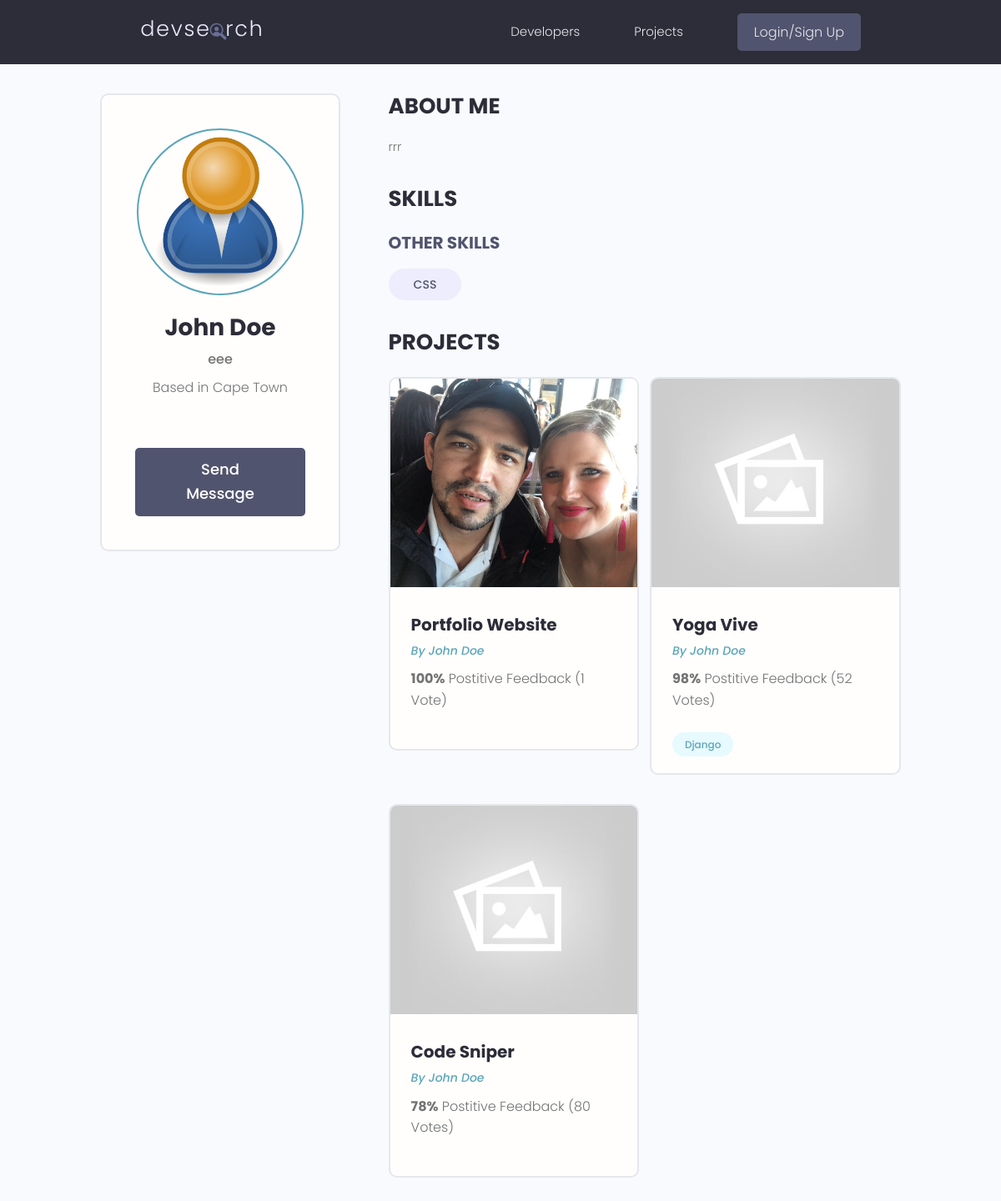
/profile/4a0a6bac-f9d4-4fc7-831f-b338cafebb76/, run on the app's committed database.
### users/models.py (models this page shows, shortened)
class Profile(models.Model):
    id              = models.UUIDField(default=uuid.uuid4, unique=True, primary_key=True, editable=False)
    user            = models.OneToOneField(User, on_delete=models.CASCADE, null=True, blank=True)
    name            = models.CharField(max_length=200, blank=True, null=True)
    username        = models.CharField(max_length=200, blank=True, null=True)
    location        = models.CharField(max_length=200, blank=True, null=True)
    email           = models.EmailField(max_length=500, blank=True, null=True)
    short_intro     = models.CharField(max_length=200, blank=True, null=True)
    bio             = models.TextField(blank=True, null=True)
    profile_image   = models.ImageField(blank=True, null=True, upload_to='profiles/', default='profiles/user-default.png')
    social_github   = models.URLField(max_length=200, blank=True, null=True)
    social_twitter  = models.URLField(max_length=200, blank=True, null=True)
    social_linkedin = models.URLField(max_length=200, blank=True, null=True)
    social_youtube  = models.URLField(max_length=200, blank=True, null=True)
    date_created    = models.DateTimeField(auto_now_add=True)

class Skill(models.Model):
    id           = models.UUIDField(default=uuid.uuid4, unique=True, primary_key=True, editable=False)
    owner        = models.ForeignKey(Profile, on_delete=models.CASCADE, null=True, blank=True)
    name         = models.CharField(max_length=200, blank=True, null=True)
    description  = models.TextField(blank=True, null=True)
    date_created = models.DateTimeField(auto_now_add=True)

### projects/models.py (models this page shows, shortened)
class Project(models.Model):
    id             = models.UUIDField(default=uuid.uuid4, unique=True, primary_key=True, editable=False)
    owner          = models.ForeignKey(Profile, null=True, blank=True, on_delete=models.CASCADE)
    title          = models.CharField(max_length=200)
    description    = models.TextField(null=True, blank=True)
    featured_image = models.ImageField(null=True, blank=True, default="default.jpg")
    demo_link      = models.CharField(max_length=2000, null=True, blank=True)
    source_link    = models.CharField(max_length=2000, null=True, blank=True)
    tags           = models.ManyToManyField('Tag', blank=True)
    vote_total     = models.IntegerField(default=0, null=True, blank=True)
    vote_ratio     = models.IntegerField(default=0, null=True, blank=True)
    date_created   = models.DateTimeField(auto_now_add=True)
    class Meta:
        ordering = ['-vote_ratio', '-vote_total', 'title']

class Tag(models.Model):
    id           = models.UUIDField(default=uuid.uuid4, unique=True, primary_key=True, editable=False)
    name         = models.CharField(max_length=200)
    date_created = models.DateTimeField(auto_now_add=True)
    def __str__(self):
        return self.name

### users/views.py (the view)
# urls.py: path('profile/<str:pk>/',        views.userProfile,     name="user-profile"),
def userProfile(request, pk):
    user         = Profile.objects.get(id=pk)
    top_skills   = user.skill_set.exclude(description__exact="")
    other_skills = user.skill_set.filter(description__exact="")
    context = {
        'user'        : user,
        'top_skills'  : top_skills,
        'other_skills': other_skills,
    }
    return render(request, 'users/user-profile.html', context)

### users/templates/users/user-profile.html (shortened to what this page needs)
{% extends 'main.html' %} {% block content %}
<main class="profile my-md">
  <div class="container">
    <div class="layout">
      <div class="column column--1of3">
        <div class="card text-center">
          <div class="card__body dev">
            <img class="avatar avatar--xl" src="{{ user.profile_image.url }}" />
            <h2 class="dev__name">{{ user.name }}</h2>
            <p class="dev__title">{{ user.short_intro }}</p>
            <p class="dev__location">Based in {{ user.location }}</p>
            {% if request.user.profile.id != user.id %}
            <a href="{% url 'create-message' user.id %}" class="btn btn--sub btn--lg">Send Message </a>
            {% endif %}
          </div>
        </div>
      </div>
      <div class="column column--2of3">
        <div class="devInfo">
          <h3 class="devInfo__title">About Me</h3>
          <p class="devInfo__about">{{ user.bio }}</p>
        </div>
        <div class="devInfo">
          <h3 class="devInfo__title">Skills</h3>
          <div class="devInfo__skills">
            <h3 class="devInfo__subtitle">Other Skills</h3>
            <div class="devInfo__otherSkills">
                {% for skill in other_skills%}
              <span class="tag tag--pill tag--sub tag--lg">
                <small>{{ skill.name }}</small>
              </span>
              {% endfor %}
            </div>
          </div>
        </div>
        <div class="devInfo">
          <h3 class="devInfo__title">Projects</h3>
          <div class="grid grid--two">
            {% for project in user.project_set.all %}
            <div class="column">
              <div class="card project">
                <a href="{% url 'project' project.id %}" class="project">
                  <img class="project__thumbnail" src="{{ project.featured_image.url }}" alt="project thumbnail" />
                  <div class="card__body">
                    <h3 class="project__title">{{ project.title }}</h3>
                    <p>
                      <a class="project__author" href="profile.html">By {{ project.owner.name }}</a>
                    </p>
                    <p class="project--rating">
                      <span style="font-weight: bold">{{ project.vote_ratio }}%</span> Postitive Feedback ({{ project.vote_total }} Vote{{ project.vote_total|pluralize:"s" }})
                    </p>
                    <div class="project__tags">
                      {% for tag in project.tags.all %}
                        <span class="tag tag--pill tag--main">
                            <small>{{ tag }}</small>
                        </span>
                      {% endfor %}
                    </div>
                  </div>
                </a>
              </div>
            </div>
            {% endfor %}
        </div>
          </div>
        </div>
      </div>
    </div>
</main>
{% endblock content %}

### templates/main.html (shortened to what this page needs)
<!DOCTYPE html>
{% load static %}
<html>
    <head>
        <link rel="stylesheet" href="https://cdn.iconmonstr.com/1.3.0/css/iconmonstr-iconic-font.min.css" />
        <link rel="stylesheet" href="{% static 'uikit/styles/uikit.css' %}" />
        <link rel="stylesheet" href="{% static 'styles/app.css' %}" />
    </head>
    <body>
        {% include 'navbar.html' %}
        {% block content %}
        {% endblock content %}
    </body>
</html>

### templates/navbar.html (shortened to what this page needs)
{% load static %}
 <header class="header">
    <div class="container container--narrow">
      <a href="{% url 'profiles' %}" class="header__logo">
        <img src="{% static 'images/logo.svg' %}" alt="DevSearch Logo" />
      </a>
      <nav class="header__nav">
        <ul class="header__menu">
          <li class="header__menuItem"><a href="{% url 'profiles' %}">Developers</a></li>
          <li class="header__menuItem"><a href="{% url 'projects' %}">Projects</a></li>
          {% if request.user.is_authenticated %}
          <li class="header__menuItem"><a href="{% url 'inbox' %}">Inbox</a></li>
          <li class="header__menuItem"><a href="{% url 'account' %}">Account</a></li>
          <li class="header__menuItem"><a href="{% url 'logout' %}" class="btn btn--sub">Logout</a></li>
          {% else %}
          <li class="header__menuItem"><a href="{% url 'login' %}" class="btn btn--sub">Login/Sign Up</a></li>
          {% endif %}
        </ul>
      </nav>
    </div>
  </header>

### static/styles/app.css (style rules this page uses)
:root { --color-sub: #2d2d39; }
.btn--sub { background-color: var(--color-sub-light); }
.card { border: 2px solid var(--color-light); }
img { width: 100%; }
.header { position: sticky; z-index: 111; background-color: var(--color-sub); padding: 1.5rem 0; }
.header > .container { display: flex; justify-content: space-between; align-items: center; }
.header__logo > img { height: 3.8rem; }
.header__nav > ul { display: inline-flex; align-items: center; list-style: none; gap: 6.5rem; }
.header__menuItem > a { color: var(--color-light); font-weight: 300; }
.profile .card > .dev { padding: 4rem; }
.dev__name { color: var(--color-sub); font-size: 2.8rem; font-weight: 700; margin-top: 1rem; margin-bottom: 0.5rem; }
.dev__title { font-size: 1.6rem; font-weight: 500; line-height: 1.3; }
.dev__location { margin-top: 1rem; }
.devInfo { margin-bottom: 3rem; }
.devInfo__title, .devInfo__subtitle { font-size: 2.6rem; color: var(--color-sub); text-transform: uppercase; font-weight: 700; margin-bottom: 1.5rem; }
.devInfo__subtitle { font-size: 2rem; color: var(--color-sub-light); }
.devInfo__about, .devSkill__info { font-size: 1.45rem; line-height: 1.7; text-align: justify; }
.project__author { font-size: 1.4rem; font-style: italic; }
.project--rating { margin-bottom: 1.6em; margin-top: .5em; }
.project__thumbnail { height: 25rem; object-fit: cover; object-position: top center; }
.project__title { font-size: 2rem; font-weight: 700; color: var(--color-sub); }

### static/uikit/styles/modules/_variables.css (style rules this page uses)
:root { --color-main: #5aa5b9; --color-main-light: #e6faff; --color-sub: #3f4156; --color-sub-light: #51546e; --color-sub-lighter: #ededfd; --color-text: #737373; --color-gray: #8b8b8b; --color-light: #e5e7eb; --color-light-gray: #767676; --color-bg: #f8fafd; --color-white: #fffefd; --color-white-light: #f3f3f3; --color-success: #359e64; --color-success-bg: #def8e8; --color-error: #fc4b0b; --color-error-bg: #fff2ee; --font-base: 'Poppins', arial, helvetica, 'Segoe UI', roboto, ubuntu, sans-serif; --font-monospace: 'Fira Code', 'Courier New', courier, monospace; --font-regular: 300; --font-medium: 500; --font-bold: 700; --generic-shadow: 1px 1px 5px #00000010; --generic-transition: all 0.3s ease-in-out; }

### static/uikit/styles/modules/_base.css (style rules this page uses)
* { margin: 0; padding: 0; box-sizing: border-box; text-rendering: optimizeLegibility; color: inherit; font-size: inherit; }
html { font-size: 50%; }
@media only screen and (min-width: 480px) { html { font-size: 56.25%; } }
@media only screen and (min-width: 1200px) { html { font-size: 62.5%; } }
body { line-height: 1.6; font-weight: 400; font-size: 1.5rem; color: var(--color-text); background-color: var(--color-bg); min-height: 100vh; }

### static/uikit/styles/modules/_typography.css (style rules this page uses)
* { font-family: var(--font-base); }
h2 { font-size: 3.6rem; font-weight: var(--font-bold); }
h3 { font-size: 3.2rem; font-weight: var(--font-medium); }
p, span, strong { font-size: 1.6rem; color: var(--color-text); font-weight: var(--font-regular); }
a { padding-bottom: 2px; text-decoration: none; display: inline-block; color: var(--color-main); font-weight: var(--font-medium); }

### static/uikit/styles/modules/_utilities.css (style rules this page uses)
.container { width: 92%; max-width: 165rem; margin: 0 auto; box-sizing: border-box; }
.container--narrow { width: 92%; max-width: 120rem; }
@media screen and (min-width: 1000px) { .container { width: 90%; } }
@media screen and (min-width: 1000px) { .container--narrow { width: 85%; } }
@media screen and (min-width: 1200px) { .container { width: 80%; } }
@media screen and (min-width: 1200px) { .container--narrow { width: 72%; } }
.text-center { text-align: center; }
.my-md { margin: 3rem auto; }

### static/uikit/styles/modules/_avatar.css (style rules this page uses)
.avatar { border-radius: 50%; border: 2px solid var(--color-main); object-fit: cover; }
.avatar--xl { height: 20rem; width: 20rem; }

### static/uikit/styles/modules/_button.css (style rules this page uses)
.btn { display: inline-block; position: relative; cursor: pointer; background-color: var(--color-light); font-weight: var(--font-medium); color: var(--color-sub); text-decoration: none; padding: 1rem 2rem; border-radius: 0.5rem; border: none; width: -webkit-fit-content; width: -moz-fit-content; width: fit-content; height: -webkit-fit-content; height: -moz-fit-content; height: fit-content; font-size: 1.6rem; outline-width: 0; outline-color: transparent; -webkit-backface-visibility: hidden; backface-visibility: hidden; transition: all 0.3s ease-in-out; }
.btn--sub { background-color: var(--color-sub); color: var(--color-white); }
.btn--lg { font-size: 1.8rem; padding: 1.2rem 4.5rem; }

### data on the page
Profile: profile_image (placeholder picture), name "John Doe", short_intro "eee", location "Cape Town", bio "rrr"
Skill: name "CSS"
Project: featured_image (picture), title "Portfolio Website", owner.name "John Doe", vote_ratio "100", vote_total "1"
Project: featured_image (placeholder picture), title "Yoga Vive", owner.name "John Doe", vote_ratio "98", vote_total "52"
Tag: name "Django"
Project: featured_image (placeholder picture), title "Code Sniper", owner.name "John Doe", vote_ratio "78", vote_total "80"
